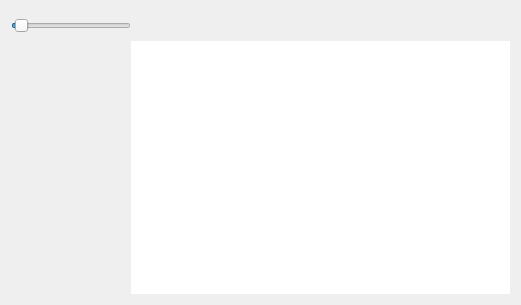
<?xml version="1.0" encoding="UTF-8"?>
<ui version="4.0">
 <class>PianoRollWidget</class>
 <widget class="QWidget" name="PianoRollWidget">
  <property name="geometry">
   <rect>
    <x>0</x>
    <y>0</y>
    <width>521</width>
    <height>305</height>
   </rect>
  </property>
  <property name="windowTitle">
   <string>Form</string>
  </property>
  <layout class="QGridLayout" name="gridLayout">
   <property name="spacing">
    <number>0</number>
   </property>
   <item row="0" column="0">
    <widget class="QSlider" name="horizontalScale">
     <property name="minimumSize">
      <size>
       <width>120</width>
       <height>30</height>
      </size>
     </property>
     <property name="maximumSize">
      <size>
       <width>120</width>
       <height>16777215</height>
      </size>
     </property>
     <property name="minimum">
      <number>10</number>
     </property>
     <property name="maximum">
      <number>80</number>
     </property>
     <property name="singleStep">
      <number>1</number>
     </property>
     <property name="pageStep">
      <number>2</number>
     </property>
     <property name="value">
      <number>12</number>
     </property>
     <property name="orientation">
      <enum>Qt::Horizontal</enum>
     </property>
    </widget>
   </item>
   <item row="0" column="1">
    <widget class="QWidget" name="timeline" native="true">
     <property name="minimumSize">
      <size>
       <width>0</width>
       <height>30</height>
      </size>
     </property>
     <property name="maximumSize">
      <size>
       <width>16777215</width>
       <height>30</height>
      </size>
     </property>
    </widget>
   </item>
   <item row="1" column="0">
    <widget class="QWidget" name="widget" native="true">
     <property name="minimumSize">
      <size>
       <width>120</width>
       <height>0</height>
      </size>
     </property>
     <property name="maximumSize">
      <size>
       <width>120</width>
       <height>16777215</height>
      </size>
     </property>
    </widget>
   </item>
   <item row="1" column="1">
    <widget class="QGraphicsView" name="notes">
     <property name="frameShape">
      <enum>QFrame::NoFrame</enum>
     </property>
     <property name="alignment">
      <set>Qt::AlignLeading|Qt::AlignLeft|Qt::AlignTop</set>
     </property>
    </widget>
   </item>
  </layout>
 </widget>
 <resources/>
 <connections/>
</ui>
